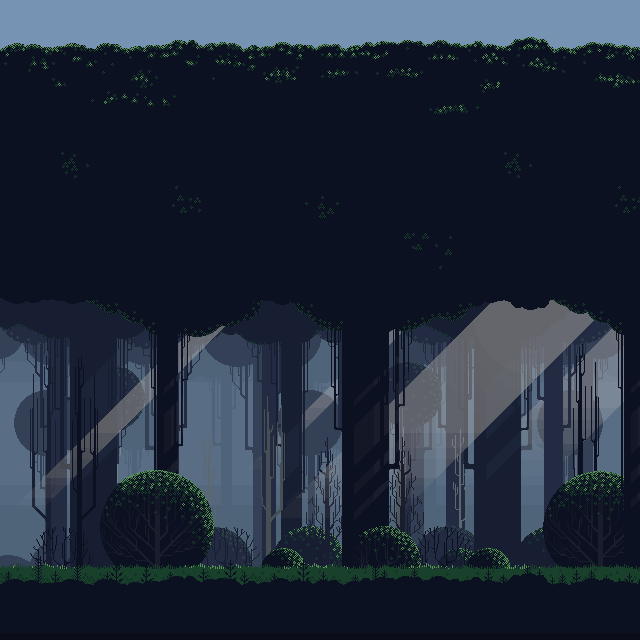

Tiled map render using the project's own tile images. Description and the whole map definition, tile-layer contents included, below:
An orthogonal 20x20 tile map with 32x32 px tiles, 3 tile layers (Skybox, Background, Foreground).

<map version="1.2" tiledversion="1.2.0" orientation="orthogonal" renderorder="right-down" width="20" height="20" tilewidth="32" tileheight="32" infinite="0" backgroundcolor="#0b0d1a" nextlayerid="6" nextobjectid="1">
 <tileset firstgid="1" source="Forest.tsx" />
 <layer id="5" name="Skybox" width="20" height="20">
  <data encoding="csv">
32,33,34,35,36,37,38,39,40,41,32,33,34,35,36,37,38,39,40,41,
90,91,92,93,94,95,96,97,98,99,90,91,92,93,94,95,96,97,98,99,
148,149,150,151,152,153,154,155,156,157,148,149,150,151,152,153,154,155,156,157,
206,207,208,209,210,211,212,213,214,215,206,207,208,209,210,211,212,213,214,215,
264,265,266,267,268,269,270,271,272,273,264,265,266,267,268,269,270,271,272,273,
322,323,324,325,326,327,328,329,330,331,322,323,324,325,326,327,328,329,330,331,
0,0,0,0,0,0,0,0,0,0,0,0,0,0,0,0,0,0,0,0,
0,0,0,0,0,0,0,0,0,0,0,0,0,0,0,0,0,0,0,0,
0,0,0,0,0,0,0,0,0,0,0,0,0,0,0,0,0,0,0,0,
0,0,0,0,0,0,0,0,0,0,0,0,0,0,0,0,0,0,0,0,
0,0,0,0,0,0,0,0,0,0,0,0,0,0,0,0,0,0,0,0,
0,0,0,0,0,0,0,0,0,0,0,0,0,0,0,0,0,0,0,0,
0,0,0,0,0,0,0,0,0,0,0,0,0,0,0,0,0,0,0,0,
0,0,0,0,0,0,0,0,0,0,0,0,0,0,0,0,0,0,0,0,
0,0,0,0,0,0,0,0,0,0,0,0,0,0,0,0,0,0,0,0,
0,0,0,0,0,0,0,0,0,0,0,0,0,0,0,0,0,0,0,0,
0,0,0,0,0,0,0,0,0,0,0,0,0,0,0,0,0,0,0,0,
0,0,0,0,0,0,0,0,0,0,0,0,0,0,0,0,0,0,0,0,
0,0,0,0,0,0,0,0,0,0,0,0,0,0,0,0,0,0,0,0,
0,0,0,0,0,0,0,0,0,0,0,0,0,0,0,0,0,0,0,0
</data>
 </layer>
 <layer id="3" name="Background" width="20" height="20">
  <data encoding="csv">
0,0,0,0,0,0,0,0,0,0,0,0,0,0,0,0,0,0,0,0,
349,350,351,352,353,354,355,356,357,358,359,360,361,362,363,364,365,366,367,368,
407,408,409,410,411,412,413,414,415,416,417,418,419,420,421,422,423,424,425,426,
465,466,467,468,469,470,471,472,473,474,475,476,477,478,479,480,481,482,483,484,
523,524,525,526,527,528,529,530,531,532,533,534,535,536,537,538,539,540,541,542,
581,582,583,584,585,586,587,588,589,590,591,592,593,594,595,596,597,598,599,600,
639,640,641,642,643,644,645,646,647,648,649,650,651,652,653,654,655,656,657,658,
697,698,699,700,701,702,703,704,705,706,707,708,709,710,711,712,713,714,715,716,
755,756,757,758,759,760,761,762,763,764,765,766,767,768,769,770,771,772,773,774,
813,814,815,816,817,818,819,820,821,822,823,824,825,826,827,828,829,830,831,832,
871,872,873,874,875,876,877,878,879,880,881,882,883,884,885,886,887,888,889,890,
929,930,931,932,933,934,935,936,937,938,939,940,941,942,943,944,945,946,947,948,
987,988,989,990,991,992,993,994,995,996,997,998,999,1000,1001,1002,1003,1004,1005,1006,
1045,1046,1047,1048,1049,1050,1051,1052,1053,1054,1055,1056,1057,1058,1059,1060,1061,1062,1063,1064,
1103,1104,1105,1106,1107,1108,1109,1110,1111,1112,1113,1114,1115,1116,1117,1118,1119,1120,1121,1122,
1161,1162,1163,1164,1165,1166,1167,1168,1169,1170,1171,1172,1173,1174,1175,1176,1177,1178,1179,1180,
1219,1220,1221,1222,1223,1224,1225,1226,1227,1228,1229,1230,1231,1232,1233,1234,1235,1236,1237,1238,
1277,1278,1279,1280,1281,1282,1283,1284,1285,1286,1287,1288,1289,1290,1291,1292,1293,1294,1295,1296,
0,0,0,0,0,0,0,0,0,0,0,0,0,0,0,0,0,0,0,0,
0,0,0,0,0,0,0,0,0,0,0,0,0,0,0,0,0,0,0,0
</data>
 </layer>
 <layer id="4" name="Foreground" width="20" height="20">
  <data encoding="csv">
0,0,0,0,0,0,0,0,0,0,0,0,0,0,0,0,0,0,0,0,
0,0,0,0,0,0,0,0,0,0,0,0,0,0,0,0,0,0,0,0,
0,0,0,0,0,0,0,0,0,0,0,0,0,0,0,0,0,0,0,0,
0,0,0,0,0,0,0,0,0,0,0,0,0,0,0,0,0,0,0,0,
0,0,0,0,0,0,0,0,0,0,0,0,0,0,0,0,0,0,0,0,
0,0,0,0,0,0,0,0,0,0,0,0,0,0,0,0,0,0,0,0,
0,0,0,0,0,0,0,0,0,0,0,0,0,0,0,0,0,0,0,0,
0,0,0,0,0,0,0,0,0,0,0,0,0,0,0,0,0,0,0,0,
0,0,0,0,0,0,0,0,0,0,0,0,0,0,0,0,0,0,0,0,
0,0,0,0,0,0,0,0,0,0,0,0,0,0,0,0,0,0,0,0,
0,0,0,0,0,0,0,0,0,0,0,0,0,0,0,0,0,0,0,0,
0,0,0,0,0,0,0,0,0,0,0,0,0,0,0,0,0,0,0,0,
0,0,0,0,0,0,0,0,0,0,0,0,0,0,0,0,0,0,0,0,
0,0,0,0,0,0,0,0,0,0,0,0,0,0,0,0,0,0,0,0,
0,0,0,0,0,0,0,0,0,0,0,0,0,0,0,0,0,0,0,0,
0,0,0,0,0,0,0,0,0,0,0,0,0,0,0,0,0,0,0,0,
0,0,0,0,0,0,0,0,0,0,0,0,0,0,0,0,0,0,0,0,
1306,1307,1308,1309,1310,1311,1312,1313,1314,1315,1316,1317,1318,1319,1320,1321,1322,1323,1324,1325,
1364,1365,1366,1367,1368,1369,1370,1371,1372,1373,1374,1375,1376,1377,1378,1379,1380,1381,1382,1383,
1422,1423,1424,1425,1426,1427,1428,1429,1430,1431,1432,1433,1434,1435,1436,1437,1438,1439,1440,1441
</data>
 </layer>
</map>